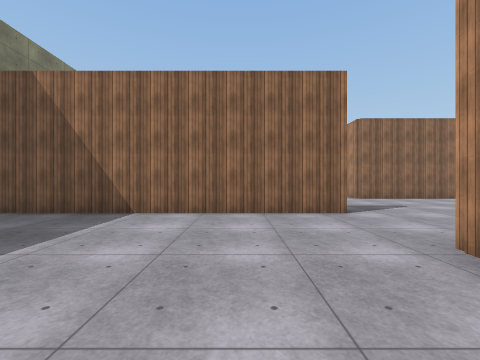
[1] (above)

24 first-person views from a walk through a Unity game level. The camera is 1.4 m above the floor, looks level and sees 90° across. The floor is counted in squares, 2 m on a side. Each view is taken from the middle of a square. On the plan, view 1 faces up. The plan holds only what a view shows up to about 9 squares ahead; the rest is blank. The place goes on beyond the plan. Surface patterns are stand-ins for the level's own textures.

[2]
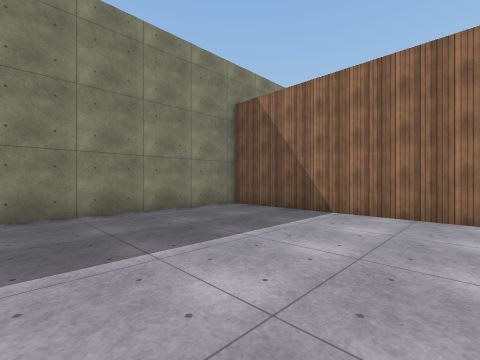

[3]
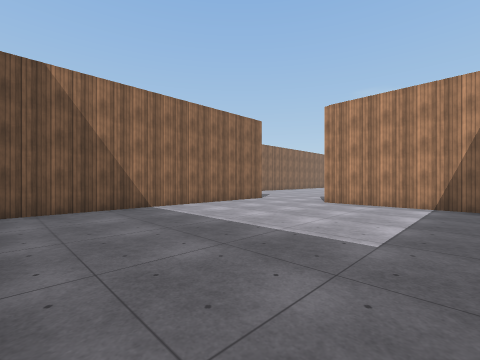

[4]
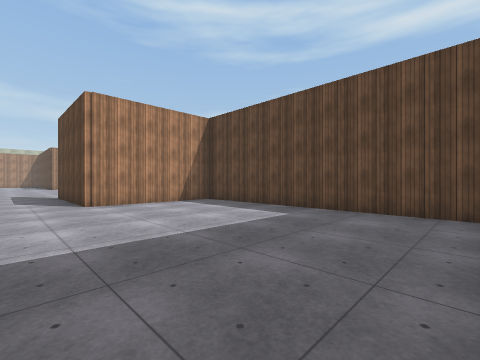

[5]
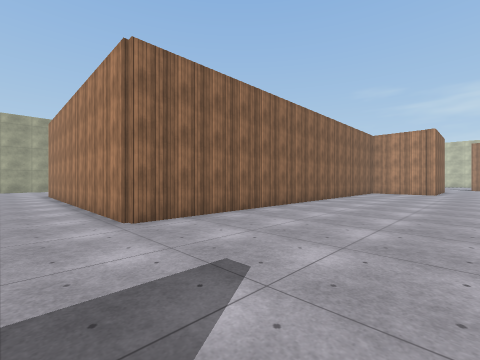

[6]
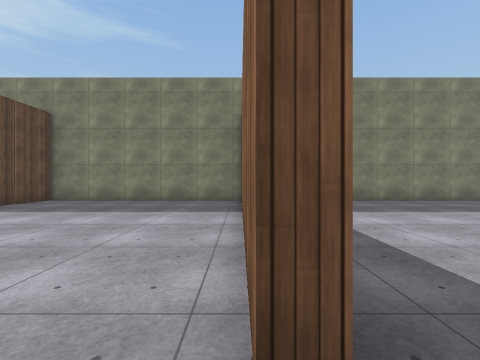

[7]
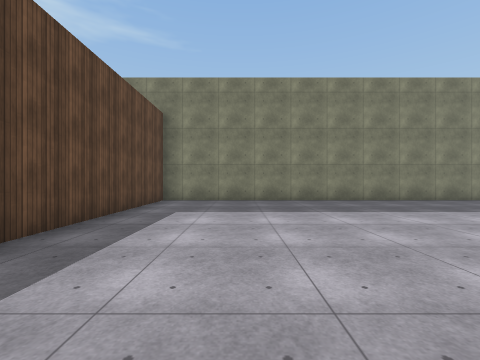

[8]
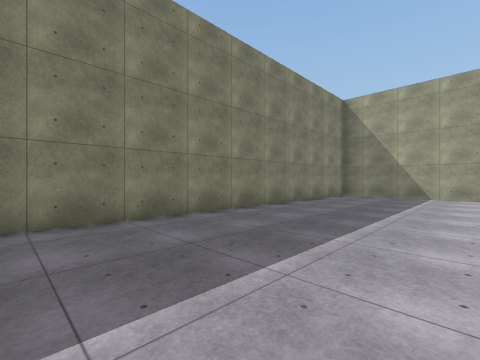

[9]
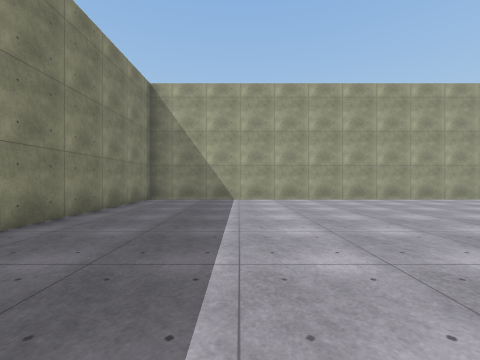

[10]
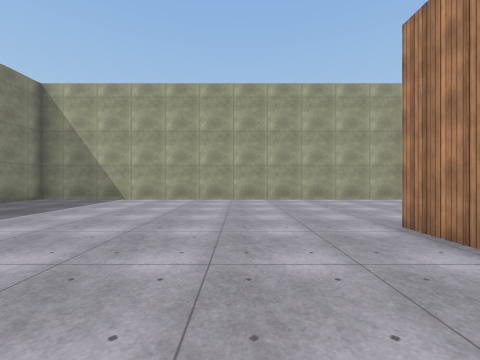

[11]
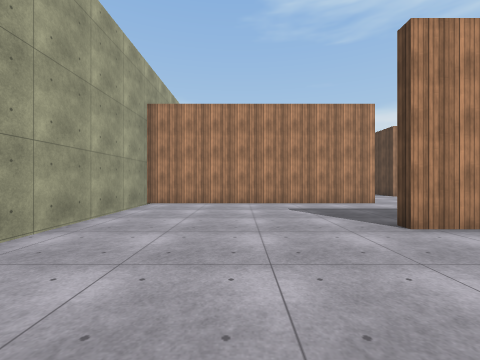

[12]
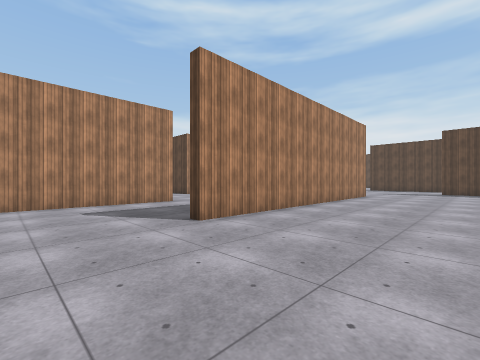

[13]
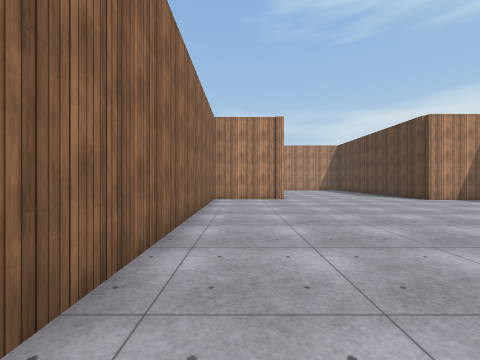

[14]
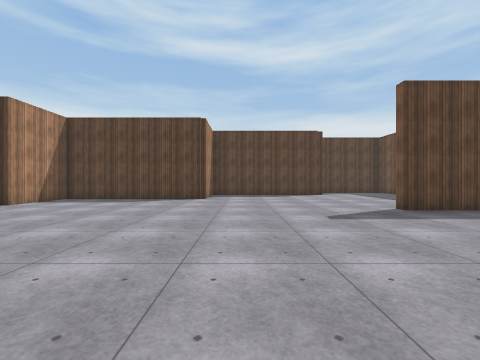

[15]
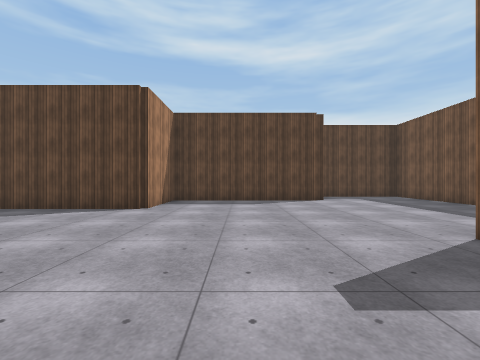

[16]
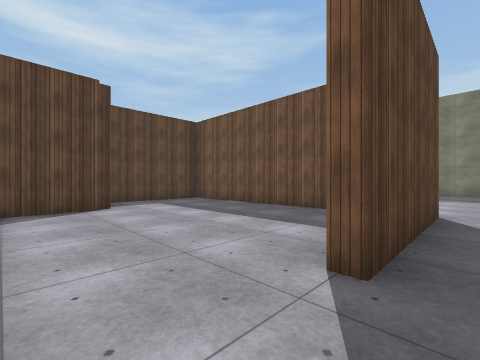

[17]
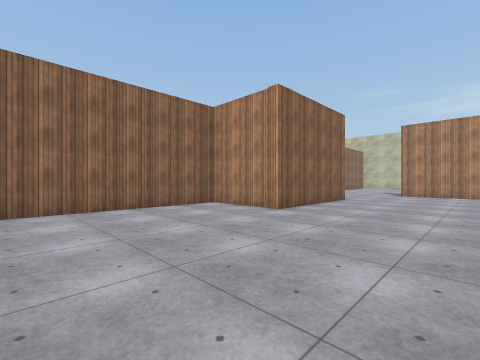

[18]
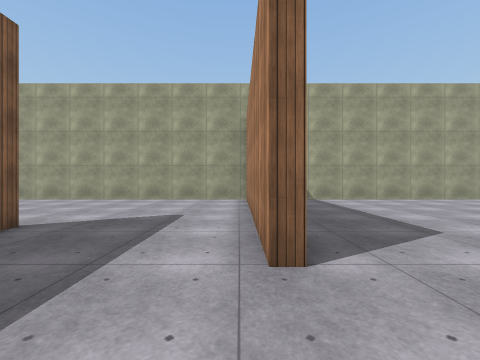

[19]
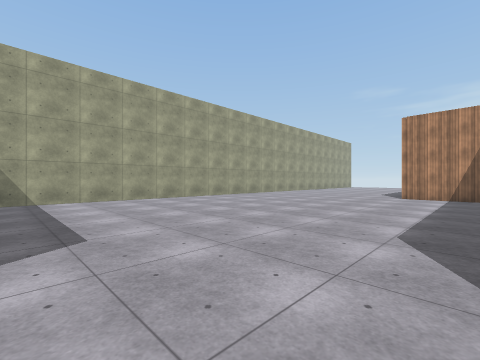

[20]
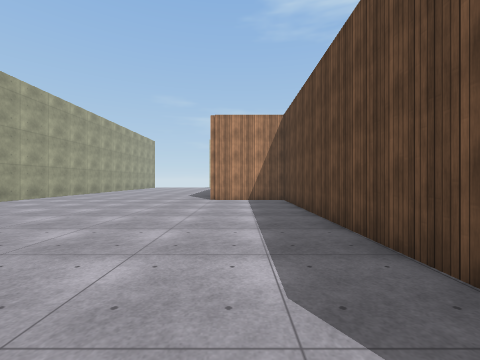

[21]
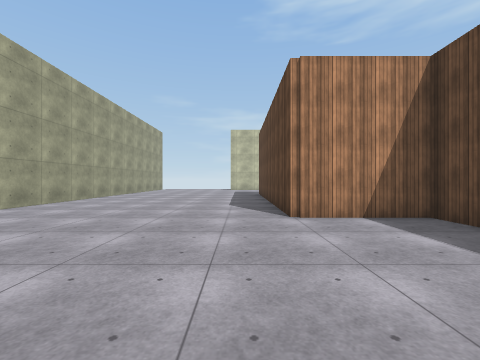

[22]
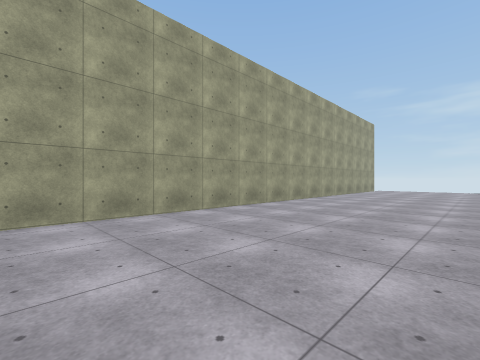

[23]
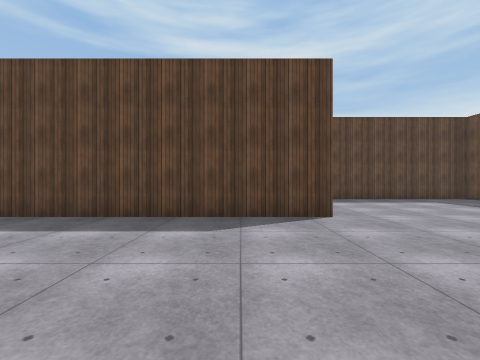

[24]
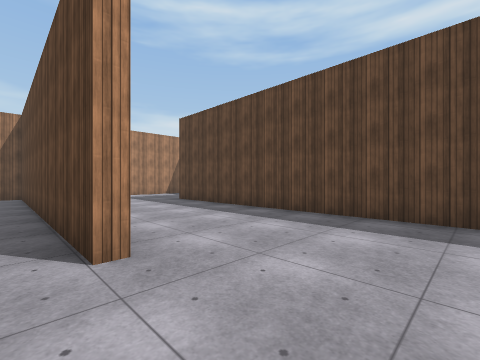

### Floor plan
Points are (right, up) in squares from view 1. A wall is a line through its corners. A room is listed if a view was taken in it or the views show most of it. See-through windows are left out.
Room 1 (views 1, 2, 3, 4)
walls: (2.2, 5.1) (-5.3, 5.1) (-5.3, -1.5) (2.2, -1.5) (2.2, 2.5)
ways out: opening at (2, 3.5) to room 2
Room 2 (views 5, 6, 7, 8, 9, 10, 11, 12, 13, 14, 15, 16, 17)
walls: (2.2, 2.5) (6.2, 2.5); (2.4, 0.5) (2.4, -4.1); (8.2, 15.9) (8.2, 22.8) (-5.3, 22.8) (-5.3, 5.4) (0.4, 5.4); (6.4, -3.2) (11.2, -3.2) (11.2, -0.8) (16.4, -0.8) (16.4, 1.4) (17, 1.4); (3.2, -5) (5.6, -5); (20.6, 6.4) (16.8, 6.4) (16.8, 8.9) (4.4, 8.9) (4.4, 17.6); (24.1, 3) (24.1, 3.8)
ways out: opening at (2, 3.5) to room 1; opening at (7, 15) to room 3; opening at (22, 6)
Room 3 (views 18, 19, 20, 21, 22, 23, 24)
walls: (11.2, 13.5) (20.5, 13.5) (20.5, 16) (24.8, 16); (8.6, 15.9) (8.2, 15.9); (25, 22.8) (10, 22.8); (4.7, 9.8) (4.7, 9.2) (17, 9.2)
ways out: opening at (7, 15) to room 2

Positions as (right, up) in squares from view 1, and headings:
1: (0, 0), facing up
2: (0, 0), facing up-left
3: (-5, -1), facing up-right
4: (-5, 4), facing down-right
5: (3, 5), facing up-right
6: (3, 5), facing left
7: (3, 8), facing left
8: (-1, 12), facing up-left
9: (-2, 14), facing up
10: (2, 14), facing up
11: (1, 20), facing right
12: (1, 20), facing down-right
13: (8, 8), facing right
14: (10, 8), facing down
15: (9, 5), facing down
16: (8, 3), facing down-left
17: (12, 3), facing up-right
18: (8, 14), facing up
19: (10, 14), facing up-right
20: (12, 15), facing right
21: (16, 17), facing right
22: (17, 18), facing up-right
23: (13, 18), facing down
24: (9, 14), facing down-right
